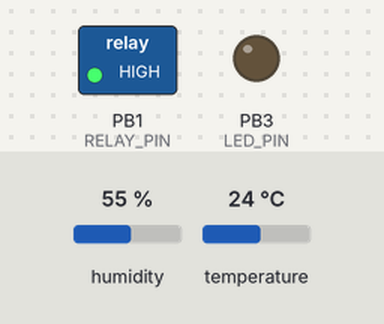
The sketch below on a simulated ATtiny85, built with avr-gcc and run on an emulated ATtiny85. Parts: switched loads named in the sketch (green lamp = pin HIGH), output pins drawn as LEDs (lit = HIGH). The inputs (shaded band) are chosen by the test bench; at power-on: humidity 55 %, temperature 24 °C.

Above: at 6.2 s.
6.3 s: humidity set to 59 %
11.8 s: humidity set to 62 %
At 17.5 s:
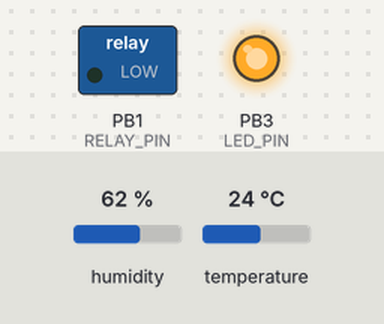
21.3 s: humidity set to 56 %
At 27.5 s:
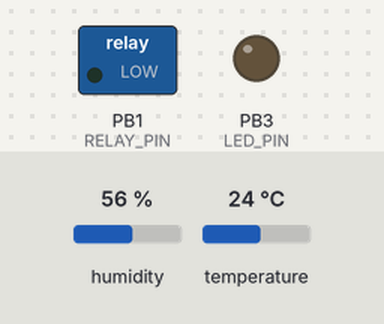
28.1 s: humidity set to 53 %
At 33.0 s:
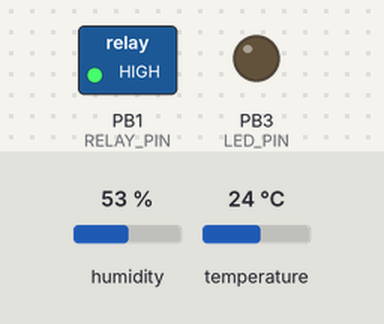
33.2 s: humidity set to 68 %
At 39.1 s:
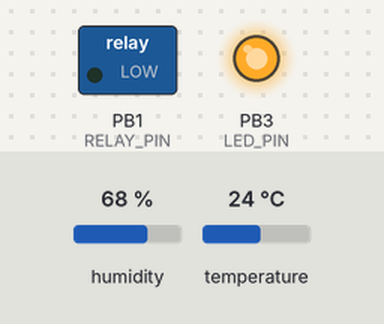
Timing chart, 0 to 39.3 s (numbered marks = the images above; inputs shaded):
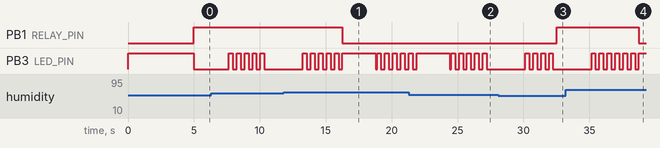

The sketch:

VMC-ATtiny85.ino
```cpp
// (licence header left out)
#include <dht.h>

#define RELAY_PIN 1
#define LED_PIN 3
#define DHT11_PIN 4
#define REGULAR_HUMIDITY 55.0

#define RELAY_ON() digitalWrite(RELAY_PIN, LOW)
#define RELAY_OFF() digitalWrite(RELAY_PIN, HIGH)
#define LED_ON() digitalWrite(LED_PIN, HIGH)
#define LED_OFF() digitalWrite(LED_PIN, LOW)

dht DHT;
int latest_measure;

void flash_led(int measure)
{
  LED_OFF();
  delay(100);
  for (int i = 0; i < measure / 10; i++) {
    LED_ON();
    delay(300);
    LED_OFF();
    delay(300);
  }
}

int check_measure(int check)
{
  static int err_count = 0;

  if (check != DHTLIB_OK) {
    err_count++;
    if (err_count > 3) {
      return 1;
    }
    return 0;
  }
  err_count = 0;
  return 0;
}

int impossible_variation(int measure)
{
  if (abs(measure - latest_measure) > 30)
    return 1;
  return 0;
}

void led_error_display(void)
{
  LED_ON();
  delay(50);
  LED_OFF();
  delay(50);
  LED_ON();
  delay(50);
  LED_OFF();
}

void setup()
{
  pinMode(LED_PIN, OUTPUT);
  pinMode(RELAY_PIN, OUTPUT);
  LED_OFF();
  RELAY_ON();
  LED_ON();
  delay(5000);
  RELAY_OFF();
  LED_OFF();
  int chk = DHT.read11(DHT11_PIN);
  if (check_measure(chk)) {
    led_error_display();
    RELAY_OFF();
    return;
  }
  latest_measure = DHT.humidity;
}

void loop()
{
  int chk;
  int h = 0;

  delay(2500);
  chk = DHT.read11(DHT11_PIN);
  if (check_measure(chk)) {
    led_error_display();
    RELAY_OFF();
    return;
  }
  h = DHT.humidity;
  if (impossible_variation(h)) {
    return;
  }
  latest_measure = h;
  flash_led(h - 5);
  if (h < REGULAR_HUMIDITY) {
    LED_OFF();
    RELAY_OFF();
  } else  if (h > REGULAR_HUMIDITY + 5.0) {
    LED_ON();
    RELAY_ON();
  }
}
```

Measured:
- the behaviour switches between 60 and 61 % on humidity (found by bisection; images 0 and 1)
- the behaviour switches between 55 and 54 % on humidity (found by bisection; images 2 and 3)
- after the input at 11.8 s, PB1 (RELAY_PIN): HIGH → LOW after 4.5 s
- after the input at 21.3 s, PB3 (LED_PIN): goes on until 27.2 s, then stays LOW
- after the input at 28.1 s, PB1 (RELAY_PIN): LOW → HIGH after 4.4 s
- after the input at 33.2 s, PB1 (RELAY_PIN): HIGH → LOW after 5.6 s
